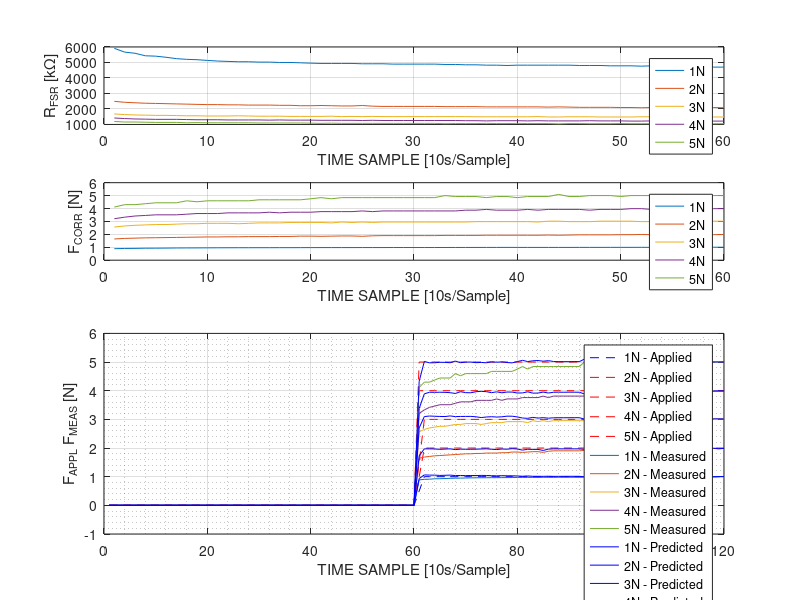
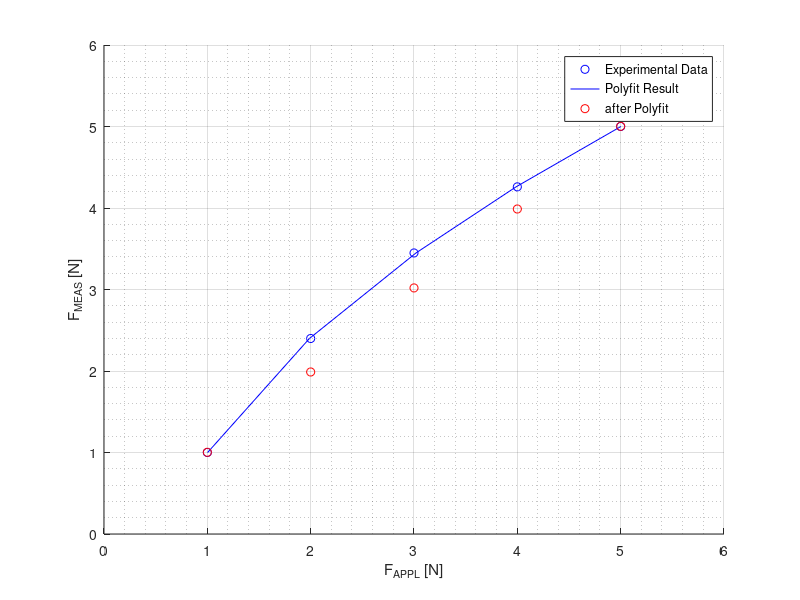
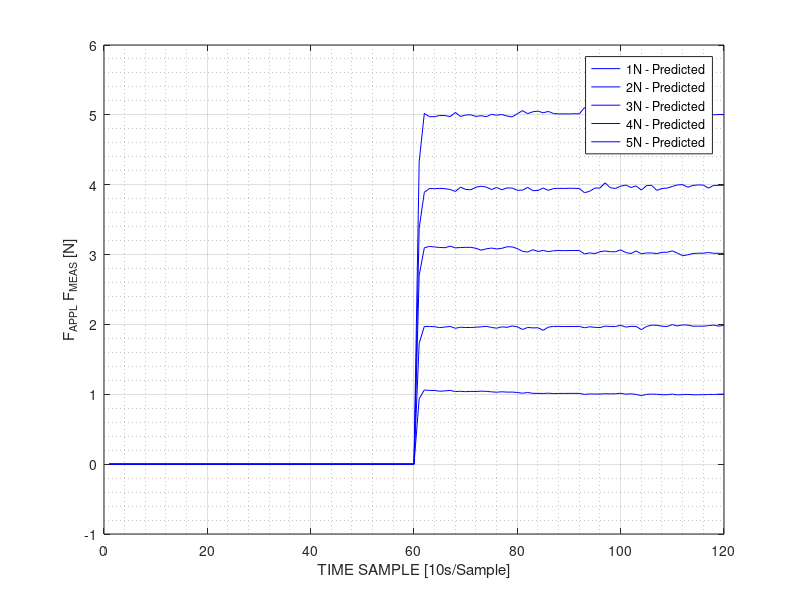

Source code (MATLAB) for these figures, in order:

clear

% 60 Sample Data 10min
load('p4_p2_10min_2018_4_3_softbase.mat')
% Part 2 1N force
F1 = 1;
Rfsr_1N = p4_1N_R;
% Part 2 2N force
F2 = 2;
Rfsr_2N = p4_2N_R;
% Part 3 3N force
F3 = 3;
Rfsr_3N = p4_3N_R;
% Part 4 4N force
F4 = 4;
Rfsr_4N = p4_4N_R;
% Part 2 2N force
F5 = 5;
Rfsr_5N = p4_5N_R;

% Choose last time point to use for x calculation
t = 60;
% Choose the last point from data to use for x fit
Ro = Rfsr_1N(t);
fo = F1;

x=log(Rfsr_5N(t)/Ro)/(log(F5/fo));

% Use x to correct force
% Eventually will use polyfit parameters with a, b from Dev's work
F1_corr = fo*(Rfsr_1N/Ro).^(1/x);
F2_corr = fo*(Rfsr_2N/Ro).^(1/x);
F3_corr = fo*(Rfsr_3N/Ro).^(1/x);
F4_corr = fo*(Rfsr_4N/Ro).^(1/x);
F5_corr = fo*(Rfsr_5N/Ro).^(1/x);



%%%%%%%%%%%%%%%%%%% PolyFit %%%%%%%%%%%%%%%%%%%%

% R = [Rfsr_1N(t) Rfsr_2N(t) Rfsr_3N(t) Rfsr_4N(t) Rfsr_5N(t)];
F12345_corr = [F1_corr(t) F2_corr(t) F3_corr(t) F4_corr(t) F5_corr(t)];
F12345_appl = [F1 F2 F3 F4 F5];
polyfit_result = polyfit(F12345_corr,F12345_appl,2);

%%%%%%%%%%%%%%%%%%% Recalculate after Polyfit %%%%%%%%%%%%%%%%%%%%
% Polyfit result
a = polyfit_result(1);
b = polyfit_result(2);
c = polyfit_result(3);

% Plot in Rfsr data for calibration
F1_corr = fo*(a*(Rfsr_1N/Ro).^(2/x)+b*(Rfsr_1N/Ro).^(1/x)+c);
F2_corr = fo*(a*(Rfsr_2N/Ro).^(2/x)+b*(Rfsr_2N/Ro).^(1/x)+c);
F3_corr = fo*(a*(Rfsr_3N/Ro).^(2/x)+b*(Rfsr_3N/Ro).^(1/x)+c);
F4_corr = fo*(a*(Rfsr_4N/Ro).^(2/x)+b*(Rfsr_4N/Ro).^(1/x)+c);
F5_corr = fo*(a*(Rfsr_5N/Ro).^(2/x)+b*(Rfsr_5N/Ro).^(1/x)+c);

% Get the last data point
F12345_poly = [F1_corr(t) F2_corr(t) F3_corr(t) F4_corr(t) F5_corr(t)];


% Array to use for deconvolution
% Manipulate the data in the middle to achieve max accuracy if neccessary
zero = zeros(1,60);
F1_appl = [zero 0.5 F1*ones(1,59)];
F2_appl = [zero 1 F2*ones(1,59)];
F3_appl = [zero 1.5 F3*ones(1,59)];
F4_appl = [zero F4*ones(1,60)];
F5_appl = [zero F5*ones(1,60)];

F1_meas = [zero F1_corr];
F2_meas = [zero F2_corr];
F3_meas = [zero F3_corr];
F4_meas = [zero F4_corr];
F5_meas = [zero F5_corr];

% Create Array for Pseudoinverse
for i = 1:length(F1_corr)
    F1_array(i,:) = F1_meas( i+1 : length(F1_corr)+i );
end

for i = 1:length(F2_corr)
    F2_array(i,:) = F2_meas( i+1 : length(F2_corr)+i );
end

for i = 1:length(F3_corr)
    F3_array(i,:) = F3_meas( i+1 : length(F3_corr)+i );
end

for i = 1:length(F3_corr)
    F4_array(i,:) = F4_meas( i+1 : length(F4_corr)+i );
end

for i = 1:length(F3_corr)
    F5_array(i,:) = F5_meas( i+1 : length(F5_corr)+i );
end

% Extract force array for inverse calculation
F1_ideal = F1_appl(length(F1_corr)+1 : length(F1_appl));
F2_ideal = F2_appl(length(F2_corr)+1 : length(F2_appl));
F3_ideal = F3_appl(length(F3_corr)+1 : length(F3_appl));
F4_ideal = F4_appl(length(F4_corr)+1 : length(F4_appl));
F5_ideal = F5_appl(length(F5_corr)+1 : length(F5_appl));

% Combine F1 array, F2 array and F3 array F4 array and F5 array
F1F2F3F4F5_array = [F1_array ; F2_array ; F3_array; F4_array; F5_array];
F1F2F3F4F5_ideal = [F1_ideal F2_ideal F3_ideal F4_ideal F5_ideal];
F1F2F3F4F5_ideal = F1F2F3F4F5_ideal';

% Calculate magic vector h
h = pinv(F1F2F3F4F5_array)*F1F2F3F4F5_ideal;

% Get predicted force by multiplying h back
predi_array = F1F2F3F4F5_array*h;

% 1N force
F1_predi = F1F2F3F4F5_array*h;
F1_predi_fonly = F1_predi(1:length(F1_corr));
F1_predi = [zeros(length(F1_corr), 1); F1_predi_fonly];

% 2N force
F2_predi = F1F2F3F4F5_array*h;
F2_predi = F2_predi((length(F1_corr)+1) : (length(F1_corr)+length(F2_corr)));
F2_predi = [zeros(length(F2_corr), 1); F2_predi];

% 3N force
F3_predi = F1F2F3F4F5_array*h;
F3_predi = F3_predi((length(F1_corr)+length(F2_corr)+1) : (length(F1_corr)+length(F2_corr)+length(F3_corr)));
F3_predi = [zeros(length(F3_corr), 1) ; F3_predi];

% 4N force
F4_predi = F1F2F3F4F5_array*h;
F4_predi = F4_predi((length(F1_corr)+length(F2_corr)+length(F3_corr)+1) : (length(F1_corr)+length(F2_corr)+length(F3_corr)+length(F4_corr)));
F4_predi = [zeros(length(F4_corr), 1) ; F4_predi];

% 5N force
F5_predi = F1F2F3F4F5_array*h;
F5_predi = F5_predi((length(F1_corr)+length(F2_corr)+length(F3_corr)+length(F3_corr)+1) : end);
F5_predi = [zeros(length(F4_corr), 1) ; F5_predi];


% %%%%%%%%%%%%%%%%%%% PolyFit %%%%%%%%%%%%%%%%%%%%
% 
% % R = [Rfsr_1N(t) Rfsr_2N(t) Rfsr_3N(t) Rfsr_4N(t) Rfsr_5N(t)];
% F12345_corr = [F1_corr(t) F2_corr(t) F3_corr(t) F4_corr(t) F5_corr(t)];
% F12345_appl = [F1 F2 F3 F4 F5];
% polyfit_result = polyfit(F12345_corr,F12345_appl,2);
% 
% %%%%%%%%%%%%%%%%%%% Recalculate after Polyfit %%%%%%%%%%%%%%%%%%%%
% % Polyfit result
% a = polyfit_result(1);
% b = polyfit_result(2);
% c = polyfit_result(3);
% 
% % Plot in Rfsr data for calibration
% F1_poly = fo*(a*(Rfsr_1N/Ro).^(2/x)+b*(Rfsr_1N/Ro).^(1/x)+c);
% F2_poly = fo*(a*(Rfsr_2N/Ro).^(2/x)+b*(Rfsr_2N/Ro).^(1/x)+c);
% F3_poly = fo*(a*(Rfsr_3N/Ro).^(2/x)+b*(Rfsr_3N/Ro).^(1/x)+c);
% F4_poly = fo*(a*(Rfsr_4N/Ro).^(2/x)+b*(Rfsr_4N/Ro).^(1/x)+c);
% F5_poly = fo*(a*(Rfsr_5N/Ro).^(2/x)+b*(Rfsr_5N/Ro).^(1/x)+c);
% 
% % Get the last data point
% F12345_poly = [F1_poly(t) F2_poly(t) F3_poly(t) F4_poly(t) F5_poly(t)];


%%%%%%%%%%%%%%%%%%% Plot Data %%%%%%%%%%%%%%%%%%%%
figure(1)

% Rfsr raw plot
subplot(4,1,1)
hold off
plot(Rfsr_1N,'DisplayName','1N')
hold on
plot(Rfsr_2N,'DisplayName','2N')
plot(Rfsr_3N,'DisplayName','3N')
plot(Rfsr_4N,'DisplayName','4N')
plot(Rfsr_5N,'DisplayName','5N')
ylabel('R_{FSR} [k\Omega]')
xlabel('TIME SAMPLE [10s/Sample]')
grid on
legend('show')

% Corrected force plot
% figure(10)
subplot(4,1,2)
hold off
plot(F1_corr,'DisplayName','1N')
hold on
plot(F2_corr,'DisplayName','2N')
plot(F3_corr,'DisplayName','3N')
plot(F4_corr,'DisplayName','4N')
plot(F5_corr,'DisplayName','5N')
ylabel('F_{CORR} [N]')
xlabel('TIME SAMPLE [10s/Sample]')
grid on
legend('show')

% figure(11)
subplot(2,1,2)
hold off
plot(F1_appl,'--b','DisplayName','1N - Applied')
hold on
plot(F2_appl,'--r','DisplayName','2N - Applied')
plot(F3_appl,'--r','DisplayName','3N - Applied')
plot(F4_appl,'--r','DisplayName','4N - Applied')
plot(F5_appl,'--r','DisplayName','5N - Applied')

plot(F1_meas,'DisplayName','1N - Measured')
plot(F2_meas,'DisplayName','2N - Measured')
plot(F3_meas,'DisplayName','3N - Measured')
plot(F4_meas,'DisplayName','4N - Measured')
plot(F5_meas,'DisplayName','5N - Measured')

plot(F1_predi,'b','DisplayName','1N - Predicted')
plot(F2_predi,'b','DisplayName','2N - Predicted')
plot(F3_predi,'b','DisplayName','3N - Predicted')
plot(F4_predi,'b','DisplayName','4N - Predicted')
plot(F5_predi,'b','DisplayName','5N - Predicted')
ylabel('F_{APPL} F_{MEAS} [N]')
xlabel('TIME SAMPLE [10s/Sample]')
axis([0 120 -1 6])
grid on
grid minor
legend('show')

figure(2)
hold off
scatter(F12345_appl,F12345_corr,'b','DisplayName','Experimental Data')
hold on
plot(polyval(polyfit_result,F12345_corr),F12345_corr,'b','DisplayName','Polyfit Result')
% plot(F12345_appl,F_poly,'r','DisplayName','Polyfit')
scatter(F12345_appl,F12345_poly,'r','DisplayName','after Polyfit')
axis([0 6 0 6])
ylabel('F_{MEAS} [N]')
xlabel('F_{APPL} [N]')
grid on
legend('show')
grid minor

figure(3)
hold off
plot(F1_predi,'b','DisplayName','1N - Predicted')
hold on
plot(F2_predi,'b','DisplayName','2N - Predicted')
plot(F3_predi,'b','DisplayName','3N - Predicted')
plot(F4_predi,'b','DisplayName','4N - Predicted')
plot(F5_predi,'b','DisplayName','5N - Predicted')
ylabel('F_{APPL} F_{MEAS} [N]')
xlabel('TIME SAMPLE [10s/Sample]')
axis([0 120 -1 6])
grid on
grid minor
legend('show')
